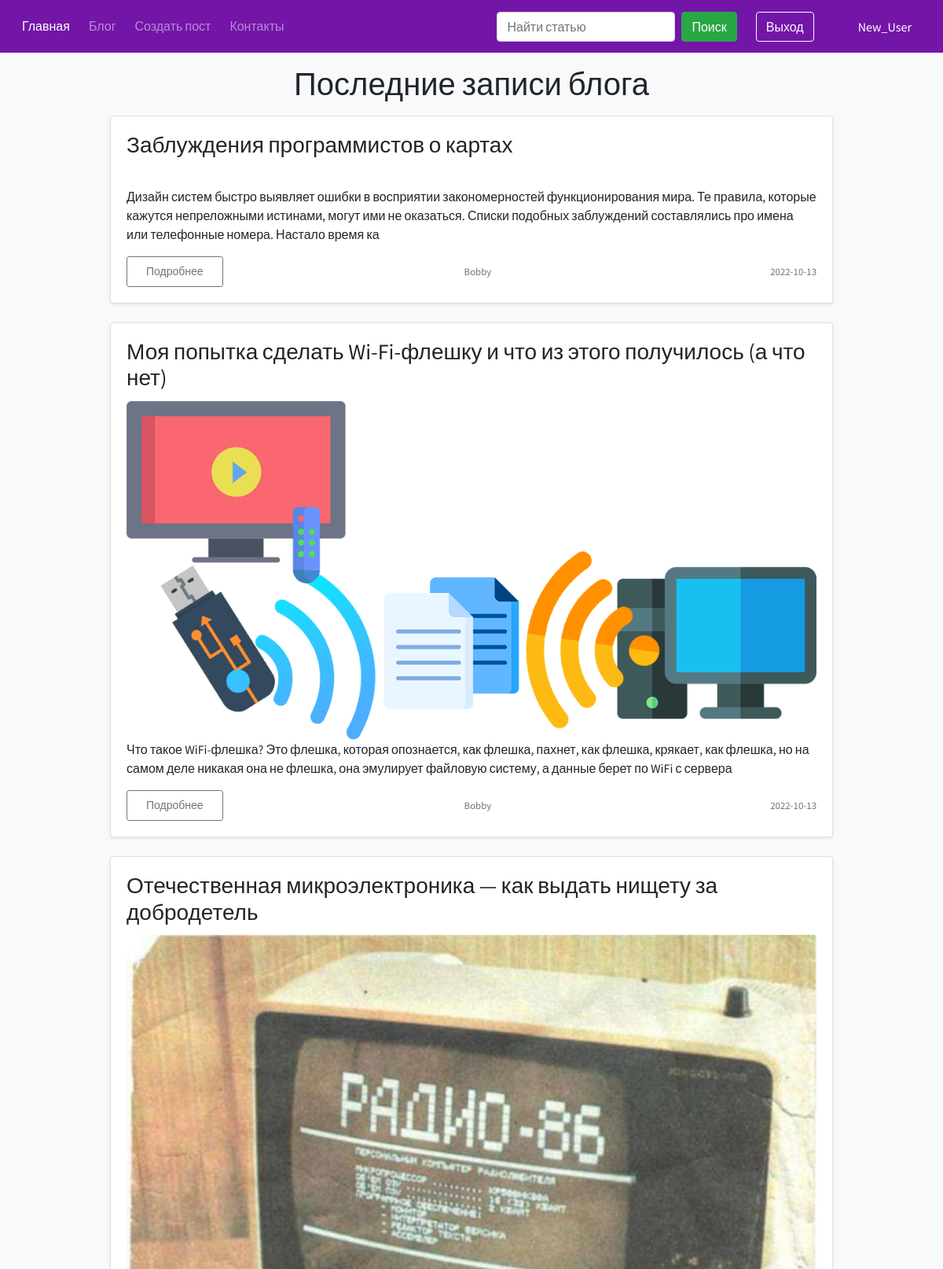
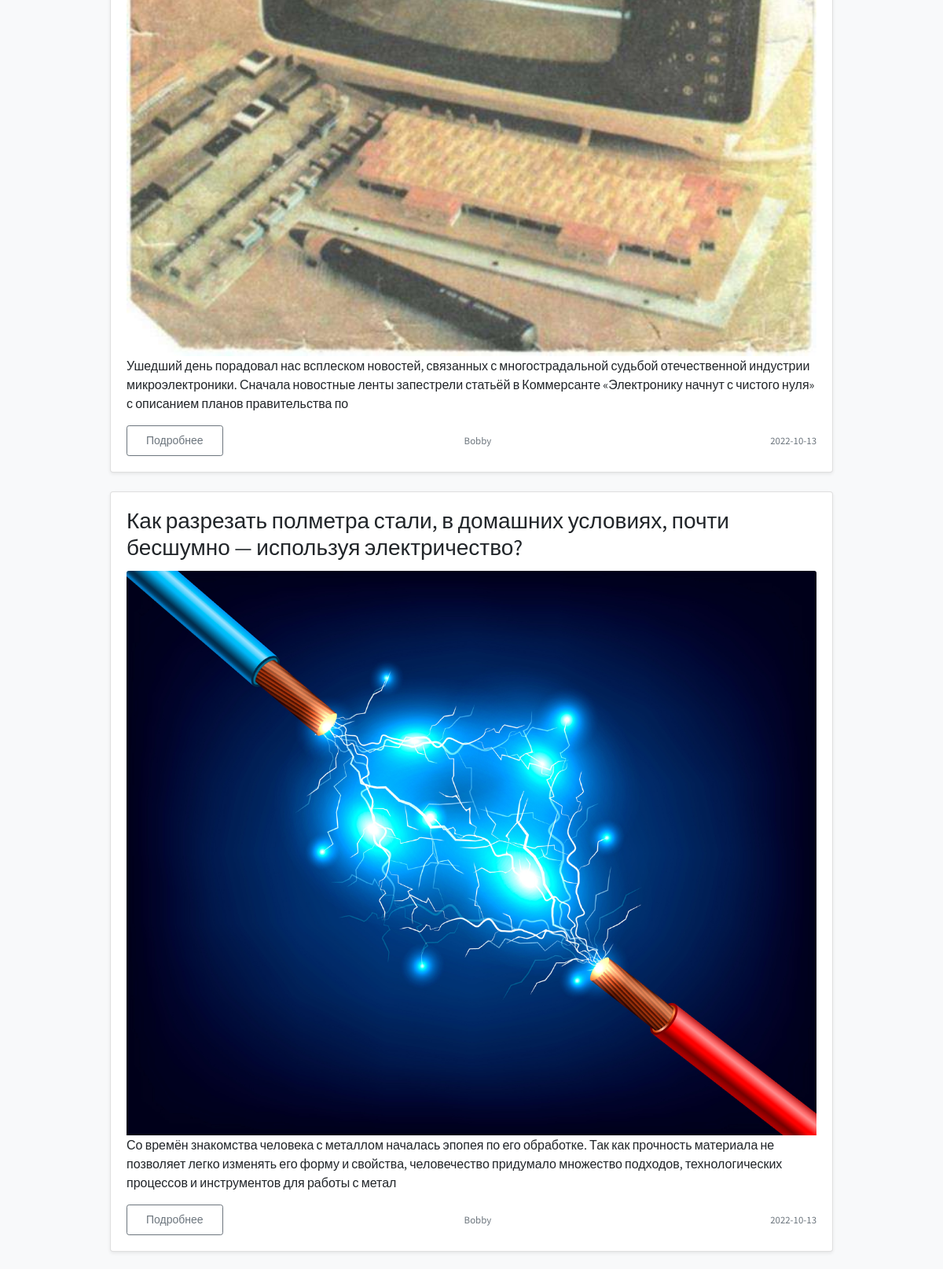
The app's page /blog/ (signed in, upper part) with its own data (2 pictures, top to bottom).
### authentication/models.py (models this page shows, shortened)
class UserModel(db.Model, UserMixin):
    id = db.Column(db.Integer, primary_key=True)
    username = db.Column(db.String(255), nullable=False, unique=True)
    email = db.Column(db.String(255), nullable=False, unique=True)
    password = db.Column(db.String(255), nullable=False)
    role = db.Column(db.String(255), default="user")
    registration_data = db.Column(db.DateTime, default=datetime.utcnow)
    posts = db.relationship("PostModel", backref="post_author", lazy=True)

### blog/models.py (models this page shows, shortened)
class PostModel(db.Model):
    id = db.Column(db.Integer, primary_key=True)
    title = db.Column(db.String(100), nullable=False)
    image = db.Column(db.String(255), nullable=True)
    description = db.Column(db.String(255), nullable=False)
    text = db.Column(db.Text, nullable=False)
    author = db.Column(db.Integer, db.ForeignKey("user_model.id", ondelete="CASCADE"))
    created_data = db.Column(
        db.DateTime, default=datetime.now(timezone("Europe/Minsk"))
    )

### blog/blog.py (the view)
@blog.route("/", methods=["GET", "POST"])
@logger.catch
def blog_view():
    page = request.args.get("page")
    if page and page.isdigit():
        page = int(page)
    else:
        page = 1
    return render_template(
        "blog/blog_page.html",
        title="Блог",
        posts_for_page=get_all_posts_from_post_model_on_page(page=page),
    )

### app.py (called while the page is built)
@app.after_request
def redirect_to_signin(response):
    if response.status_code == 401:
        flash(
            "Пожалуйста войдите в свой аккаунт или зарегистрируйтесь, чтобы попасть в данный раздел.",
            "success",
        )
        return redirect(url_for("authentication.sign_in_view", next_page=request.url))
    return response

### authentication/models.py (called while the page is built)
@login_manager.user_loader
def load_user(user_model_id: str):
    return UserModel.query.get(user_model_id)

### blog/services.py (called while the page is built)
@logger.catch
def get_all_posts_from_post_model_on_page(page: int):
    return PostModel.query.order_by(PostModel.id.desc()).paginate(page=page, per_page=5)

### templates/blog/blog_page.html (shortened to what this page needs)
{% extends 'base.html' %}
{% block content_app %}
    <div class="container">
        <h1 class="my-3 text-center">Последние записи блога</h1>
        <div class="row">
            {% if posts_for_page %}
                {% for post in posts_for_page.items %}
                    <div class="col-md-1"></div>
                    <div class="col-md-10">
                        <div class="card mb-4 shadow-sm">
                            <div class="card-body">
                                <h3 class="card-title">{{ post.title }}</h3>
                                <img src="{{ url_for("static", filename="media/img/") }}{{ post.image }}" alt=""
                                     class="card-img-top">
                                <p class="card-text">{{ post.description| safe | truncate(1000) }}</p>
                                <div class="d-flex justify-content-between align-items-center">
                                    <div class="btn-group">
                                        <a href="{{ url_for("blog.post_page_view", post_id=post.id) }}"
                                           class="btn px-4 py-2 btn-sm btn-outline-secondary">Подробнее</a>
                                    </div>
                                    <small class="text-muted pr-5">{{ post.post_author.username }}</small>
                                    <small class="text-muted">{{ post.created_data.date() }}</small>
                                </div>
                            </div>
                        </div>
                    </div>
                    <div class="col-md-1"></div>
                {% endfor %}
            {% else %}
                <h2 class="container my-5 text-center">Увы, статей нет :(</h2>
            {% endif %}
        </div>
    </div>
{% endblock %}

### templates/block/header.html (shortened to what this page needs)
<div class="header">
    <nav class="navbar navbar-expand-lg navbar-dark sticky-top" style="background-color: #7316a8">
        <div class="collapse navbar-collapse" id="navbarSupportedContent">
            <ul class="navbar-nav mr-auto">
                <li class="nav-item active px-1 pt-2 h6">
                    <a href="/" class="nav-link">Главная</a>
                </li>
                <li class="nav-item px-1 pt-2 h6">
                    <a href="{{ url_for('blog.blog_view') }}" class="nav-link">Блог</a>
                </li>
                <li class="nav-item px-1 pt-2 h6">
                    <a href="{{ url_for('blog.create_post_view') }}" class="nav-link">Создать пост</a>
                </li>
                <li class="nav-item px-1 pt-2 h6">
                    <a href="{{ url_for('feedback.feedback_view') }}" class="nav-link">Контакты</a>
                </li>
            </ul>
            <form action="{{ url_for('search.search_view') }}" method="get" class="form-inline my-2 my-lg-0">
                <input type="text" name="query" size="20" class="form-control mr-sm-2" placeholder="Найти статью"
                       aria-label="Поиск">
                <button class="btn btn-success my-2 my-sm-0 mr-4" type="submit">Поиск</button>
            </form>
            {% if current_user.is_authenticated %}
                <a href="{{ url_for('authentication.sign_out_view') }}" class="btn btn-outline-light mr-2">Выход</a>
                <span class="navbar-text text-white mr-4 ml-5">{{ current_user.username }}</span>
            {% else %}
                <a href="{{ url_for('authentication.sign_in_view') }}" class="btn btn-outline-light mr-2">Вход</a>
                <a href="{{ url_for('authentication.sign_up_view') }}"
                   class="btn btn-outline-light mr-2">Регистрация</a>
            {% endif %}
        </div>
    </nav>
</div>

### static/css/style.css (style rules this page uses)
* { font-family: 'Source Sans Pro', sans-serif; }
a { text-decoration: none; }

### records on screen
UserModel: username "New_User"
PostModel: title "Заблуждения программистов о картах", description "Дизайн систем быстро выявляет ошибки в восприятии закономерностей функционирования мира. Те правила, которые кажутся непреложными истинами, могут ими не оказаться. Списки подобных заблуждений составлялись про имена или телефонные номера. Настало время ка", post_author.username "Bobby", created_data "2022-10-13"
PostModel: title "Моя попытка сделать Wi-Fi-флешку и что из этого получилось (а что нет)", image (picture), description "Что такое WiFi-флешка? Это флешка, которая опознается, как флешка, пахнет, как флешка, крякает, как флешка, но на самом деле никакая она не флешка, она эмулирует файловую систему, а данные берет по WiFi с сервера", post_author.username "Bobby", created_data "2022-10-13"
PostModel: title "Отечественная микроэлектроника — как выдать нищету за добродетель", image (picture), description "Ушедший день порадовал нас всплеском новостей, связанных с многострадальной судьбой отечественной индустрии микроэлектроники. Сначала новостные ленты запестрели статьёй в Коммерсанте «Электронику начнут с чистого нуля» с описанием планов правительства по", post_author.username "Bobby", created_data "2022-10-13"
PostModel: title "Как разрезать полметра стали, в домашних условиях, почти бесшумно — используя электричество?", image (picture), description "Со времён знакомства человека с металлом началась эпопея по его обработке. Так как прочность материала не позволяет легко изменять его форму и свойства, человечество придумало множество подходов, технологических процессов и инструментов для работы с метал", post_author.username "Bobby", created_data "2022-10-13"
